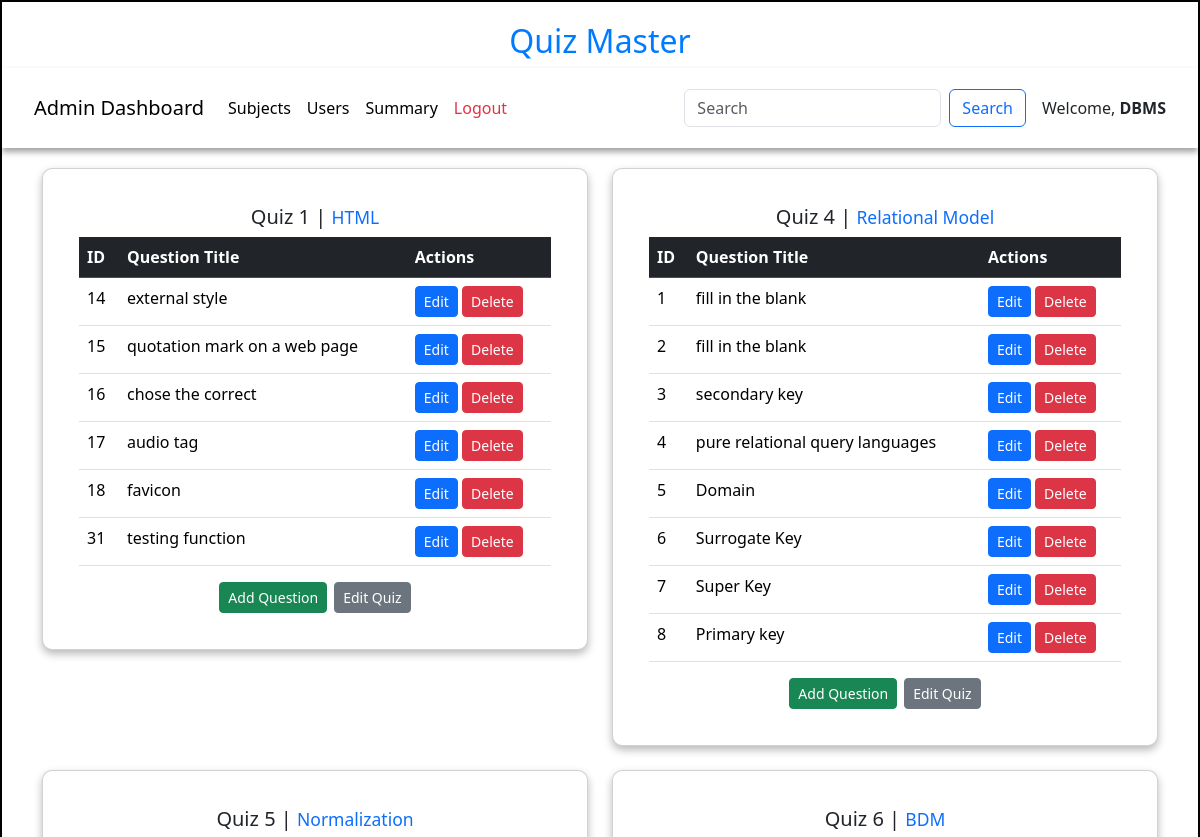
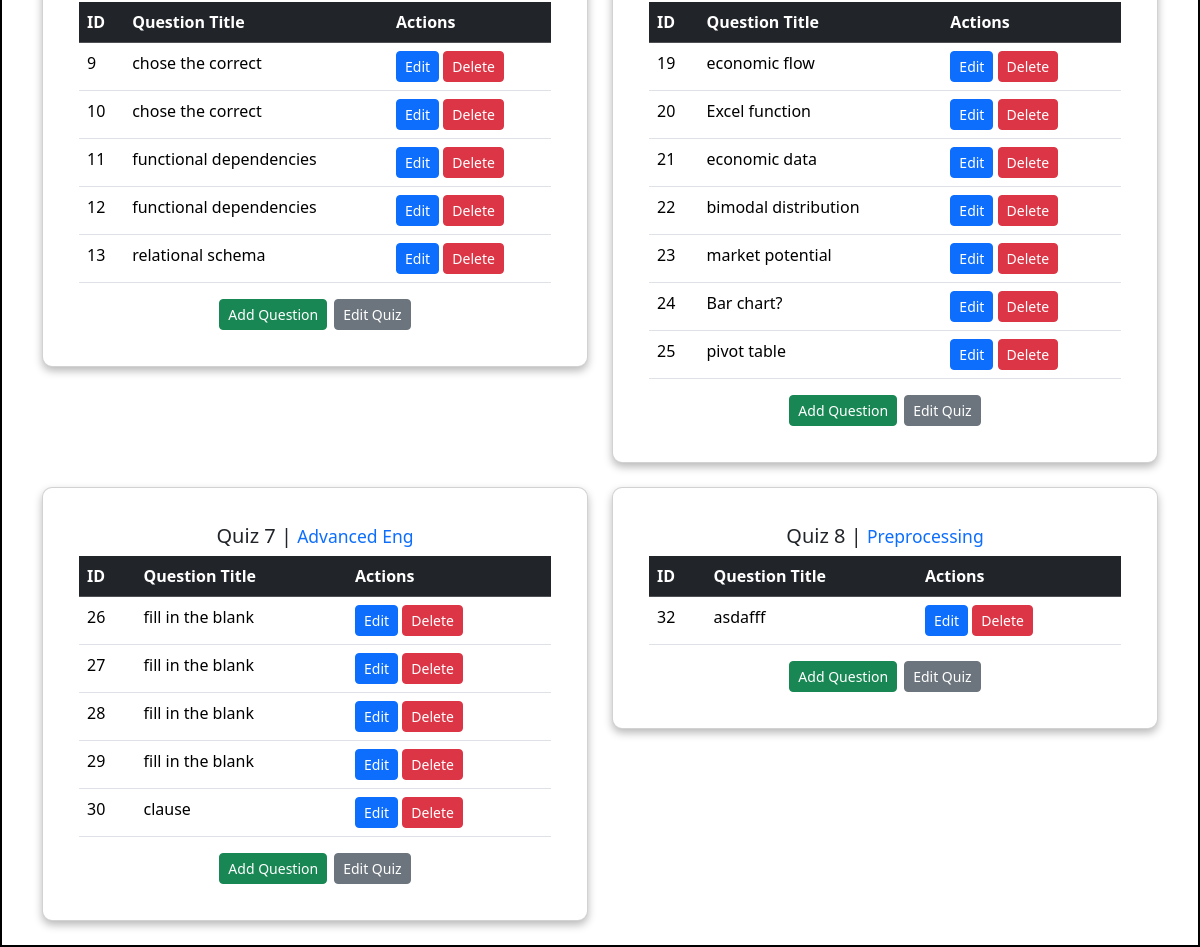
Page /quiz_dashboard/DBMS on the committed database (2 pictures, top to bottom).
### models/models.py (models this page shows)
class Quiz(db.Model):
    id=db.Column(db.Integer,primary_key=True)
    name = db.Column(db.String,unique=True,nullable=False)
    Chapter_id = db.Column(db.Integer,db.ForeignKey("chapter.id"),nullable=False)
    date_of_quiz = db.Column(db.Date(),nullable=False)
    time_duration = db.Column(db.Time(),nullable =False)
    remarks=db.Column(db.String)
    scores= db.relationship("Score",cascade="all,delete",backref="quiz",lazy=True)
    questions = db.relationship("Question",cascade="all,delete",backref="quiz",lazy=True)

class Question(db.Model):
    id=db.Column(db.Integer,primary_key=True)
    quiz_id = db.Column(db.Integer,db.ForeignKey("quiz.id"),nullable=False)
    question_title = db.Column(db.String,nullable=False)
    question_statement = db.Column(db.String,nullable=False)
    option1 = db.Column(db.String,nullable=False)
    option2 = db.Column(db.String,nullable=False)
    option3 = db.Column(db.String,nullable=False)
    option4 = db.Column(db.String,nullable=False)
    correct_option = db.Column(db.Integer,nullable=False)

### controllers/controller.py (the view)
@app.route('/quiz_dashboard/<name>')
def quiz_dashboard(name):
    quizzes = get_quizs()
    return render_template("quiz_dashboard.html",quizs=quizzes,name=name)

### controllers/controller.py (called while the page is built)
def get_quizs():
    quizs = Quiz.query.all()
    return quizs

### templates/quiz_dashboard.html (shortened to what this page needs)
<!DOCTYPE html>
<html lang="en">
<head>
    <link href="https://cdn.jsdelivr.net/npm/bootstrap@5.3.3/dist/css/bootstrap.min.css" rel="stylesheet">
    <link rel="stylesheet" href="/static/css/style.css">
</head>
<body>
    <div id="container">
        <h1 id="heading">Quiz Master</h1>
        <nav class="navbar navbar-expand-lg navbar-light bg-white" >
            <div class="container-fluid">
                <a class="navbar-brand" >Admin Dashboard</a>
                <div class="collapse navbar-collapse" id="navbarNav">
                    <ul class="navbar-nav me-auto">
                        <li class="nav-item">
                            <a class="nav-link active" href="/admin/{{ name }}">Subjects</a>
                        </li>
                        <li class="nav-item">
                            <a class="nav-link active" href="/admin_users/{{name}}">Users</a>
                        </li>
                        <li class="nav-item">
                            <a class="nav-link active" href="/admin_summary/{{name}}">Summary</a>
                        </li>
                        <li class="nav-item">
                            <a class="nav-link text-danger" href="/login">Logout</a>
                        </li>
                    </ul>
                    <form class="d-flex" method="POST" action="/search2/{{name}}">
                        <input class="form-control me-2" type="search" placeholder="Search" name="search_txt" id="search_txt">
                        <button class="btn btn-outline-primary" type="submit">Search</button>
                    </form>
                </div>
                <span class="ms-3">Welcome, <strong>{{name}}</strong></span>
            </div>
        </nav>
        <div class="container" style="margin-top: 20px;">
            {% if quizs %}
        <div class="row">
            {% for quiz in quizs %}
            <div class="col-lg-6 col-md-6 col-sm-12 mb-4">
                <div class="card">
                    <div class="card-body">
                        <h5 class="card-title text-center">
                            Quiz {{ quiz.id }} | <small class="text-primary">{{ quiz.name }}</small>
                        </h5>
                        {% if quiz.questions %}
                        <table class="table">
                            <thead class="table-dark">
                                <tr>
                                    <th scope="col">ID</th>
                                    <th scope="col">Question Title</th>
                                    <th scope="col">Actions</th>
                                </tr>
                            </thead>
                            <tbody>
                                {% for question in quiz.questions %}
                                <tr>
                                    <td>{{ question.id }}</td>
                                    <td>{{ question.question_title }}</td>
                                    <td>
                                        <a href="/edit_question/{{question.id}}/{{name}}" class="btn btn-primary btn-sm">Edit</a>
                                        <a href="/delete_question/{{question.id}}/{{name}}" class="btn btn-danger btn-sm">Delete</a>
                                    </td>
                                </tr>
                                {% endfor %}
                            </tbody>
                        </table>
                        {% else %}
                        <p class="text-center text-danger">No questions available</p>
                        {% endif %}
                        <div style="display: flex;justify-content: center;">
                            <a href="/add_question/{{quiz.id}}/{{name}}" class="btn btn-success btn-sm" style="margin-right: 7px;">Add Question</a>
                            <a href="/edit_quiz/{{quiz.id}}/{{name}}" class="btn btn-secondary btn-sm">Edit Quiz</a>
                        </div>
                    </div>
                </div>
            </div>
            {% endfor %}
        </div>
        {% else %}
        <p class="text-center">No quizzes are available!</p>
        {% endif %}
        </div>
    </div>
</body>
</html>

### static/css/style.css (style rules this page uses)
* { margin: 0px }
#container { border: 2px solid black; margin: auto; min-height: 729px; width: 100%; }
#heading { text-align: center; font-size: 2rem; margin-top: 20px; color: #007bff; }
.navbar { box-shadow: 0px 4px 6px rgba(0, 0, 0, 0.374); padding:20px; }
.card { box-shadow: 0px 4px 8px rgba(0, 0, 0, 0.280); transition: transform 0.2s ease-in-out; border-radius: 10px; padding: 20px; }

### rows in the picture
Quiz: id "1", name "HTML"
Question: id "14", question_title "external style"
Question: id "15", question_title "quotation mark on a web page"
Question: id "16", question_title "chose the correct"
Question: id "17", question_title "audio tag"
Question: id "18", question_title "favicon"
Question: id "31", question_title "testing function"
Quiz: id "4", name "Relational Model"
Question: id "1", question_title "fill in the blank"
Question: id "2", question_title "fill in the blank"
Question: id "3", question_title "secondary key"
Question: id "4", question_title "pure relational query languages"
Question: id "5", question_title "Domain"
Question: id "6", question_title "Surrogate Key"
Question: id "7", question_title "Super Key"
Question: id "8", question_title "Primary key"
Quiz: id "5", name "Normalization"
Question: id "9", question_title "chose the correct"
Question: id "10", question_title "chose the correct"
Question: id "11", question_title "functional dependencies"
Question: id "12", question_title "functional dependencies"
Question: id "13", question_title "relational schema"
Quiz: id "6", name "BDM"
Question: id "19", question_title "economic flow"
Question: id "20", question_title "Excel function"
Question: id "21", question_title "economic data"
Question: id "22", question_title "bimodal distribution"
Question: id "23", question_title "market potential"
Question: id "24", question_title "Bar chart?"
Question: id "25", question_title "pivot table"
Quiz: id "7", name "Advanced Eng"
Question: id "26", question_title "fill in the blank"
Question: id "27", question_title "fill in the blank"
Question: id "28", question_title "fill in the blank"
Question: id "29", question_title "fill in the blank"
Question: id "30", question_title "clause"
Quiz: id "8", name "Preprocessing"
Question: id "32", question_title "asdafff"

### other values in the picture
{{ name }} "DBMS"
